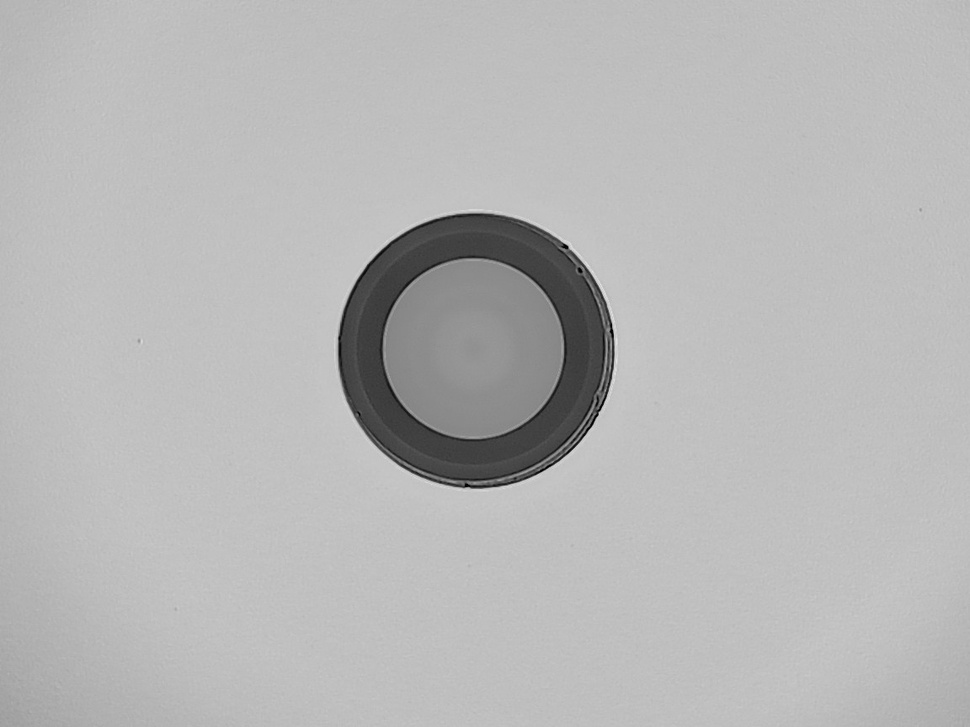
#> input picture current-process/old_version/image_batch/ima18.jpg, 970 x 727 px, shrunk from 1152 x 864 before the run
$ python -i circle_detection.py   (imports and definitions only)
#> lines starting #> are read from the running program, lines starting #| are printed output that depends on the picture; after the words box and inside, x2 and y2 are one past the last pixel; in counts of white or black regions, pixels touching at a corner belong together
#> further down, picture is the input picture: shape (727, 970, 3); min 0, max 229, mean 182.7
"""Detect and highlight circles in the image"""
import cv2
import numpy as np

def process_image(image: np.ndarray, min_radius: int = 10, max_radius: int = 0) -> np.ndarray:
    """
    Detect circles using Hough Circle Transform.

    Args:
        image: Input image
        min_radius: Minimum circle radius
        max_radius: Maximum circle radius (0 for no limit)

    Returns:
        Image with detected circles highlighted
    """
#> called with min_radius = 10, max_radius = 0
    if len(image.shape) == 3:
        gray = cv2.cvtColor(image, cv2.COLOR_BGR2GRAY)
        output = image.copy()
    else:
        gray = image
        output = cv2.cvtColor(image, cv2.COLOR_GRAY2BGR)

    # Blur to reduce noise
    blurred = cv2.GaussianBlur(gray, (5, 5), 0)

    # Detect circles
    circles = cv2.HoughCircles(
        blurred, cv2.HOUGH_GRADIENT, dp=1.2, minDist=50,
        param1=50, param2=30, minRadius=min_radius, maxRadius=max_radius
    )
#> circles = 19 rows, first 8: [477, 349.8, 137.2], [426.6, 341.4, 175.4], [461.4, 301.8, 176.4], [516.6, 382.2, 86.92], [453, 394.2, 89.2], [523.8, 329.4, 86.68], [519, 436.2, 41.92], [573, 407.4, 26.08]

    # Draw circles
    if circles is not None:
        circles = np.uint16(np.around(circles))
#> circles = 19 rows, first 8: [477, 350, 137], [427, 341, 175], [461, 302, 176], [517, 382, 87], [453, 394, 89], [524, 329, 87], [519, 436, 42], [573, 407, 26]
        for i in circles[0, :]:
            # Draw circle outline
            cv2.circle(output, (i[0], i[1]), i[2], (0, 255, 0), 2)
            # Draw center point
            cv2.circle(output, (i[0], i[1]), 2, (0, 0, 255), 3)
#> this loop made 19 passes
#> i on passes 1 to 12: [477, 350, 137], [427, 341, 175], [461, 302, 176], [517, 382, 87], [453, 394, 89], [524, 329, 87], [519, 436, 42], [573, 407, 26], [530, 279, 49], [713, 351, 107], [412, 291, 52], [394, 383, 51]
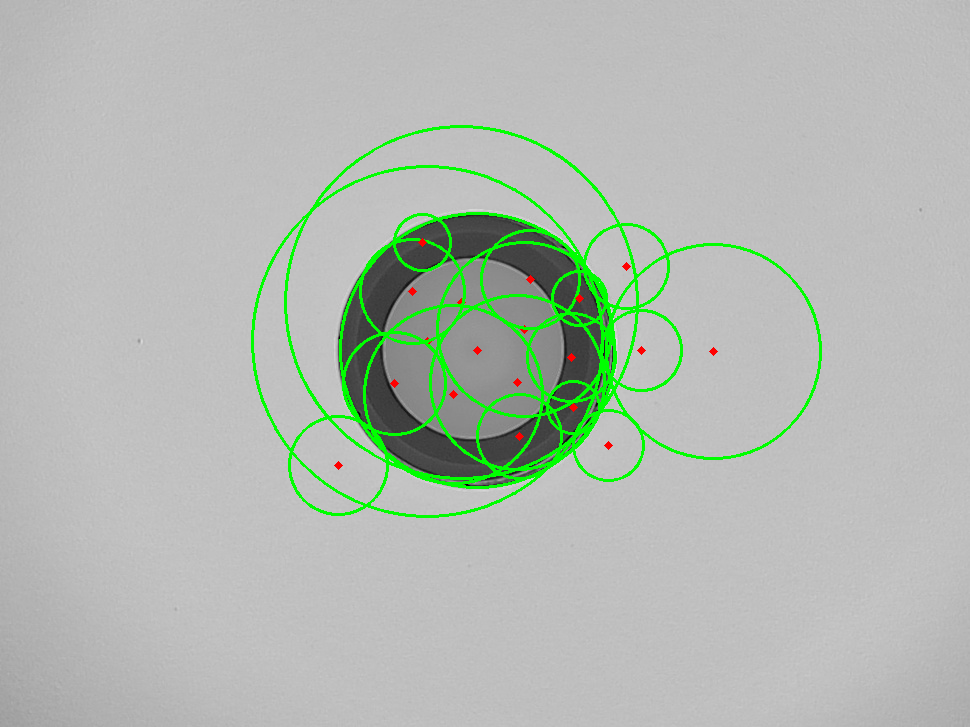
#> output: shape (727, 970, 3); 3.26% of pixels changed, all inside (x1, y1, x2, y2) = (251, 125, 822, 518)

    return output

>>> import cv2
>>> picture = cv2.imread('../../current-process/old_version/image_batch/ima18.jpg')
>>> result = process_image(picture)

$ run again, on current-process/old_version/image_batch/ima19.jpg
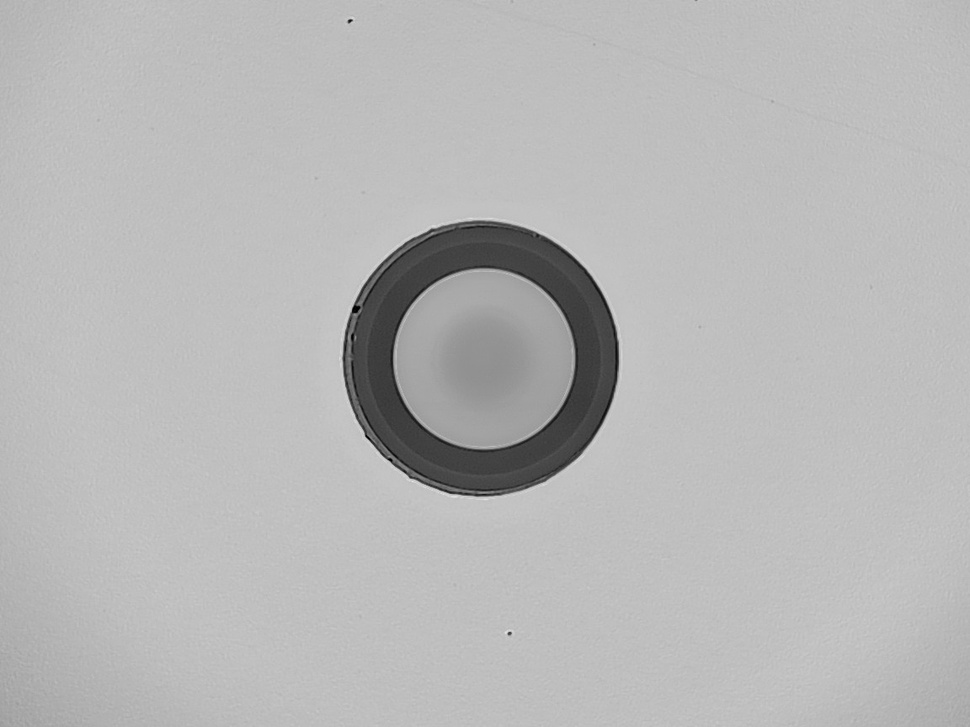
#> input picture current-process/old_version/image_batch/ima19.jpg, 970 x 727 px, shrunk from 1152 x 864 before the run
#> picture is the input picture: shape (727, 970, 3); min 0, max 232, mean 183
#> in process_image, `circles = cv2.HoughCircles( blurred, cv2.HOUGH_GRADIENT, dp=1.2, minDi..`: circles = 17 rows, first 8: [481.8, 358.2, 132.4], [445.8, 321, 87.4], [447, 394.2, 89.08], [516.6, 394.2, 87.28], [525, 331.8, 86.44], [407.4, 361.8, 65.2], [475.8, 436.2, 60.04], [426.6, 271.8, 37.24]
#> in process_image, `circles = np.uint16(np.around(circles))`: circles = 17 rows, first 8: [482, 358, 132], [446, 321, 87], [447, 394, 89], [517, 394, 87], [525, 332, 86], [407, 362, 65], [476, 436, 60], [427, 272, 37]
#> the loop in process_image, `for i in circles[0, :]:` made 17 passes
#> after the loop in process_image, `for i in circles[0, :]:`:
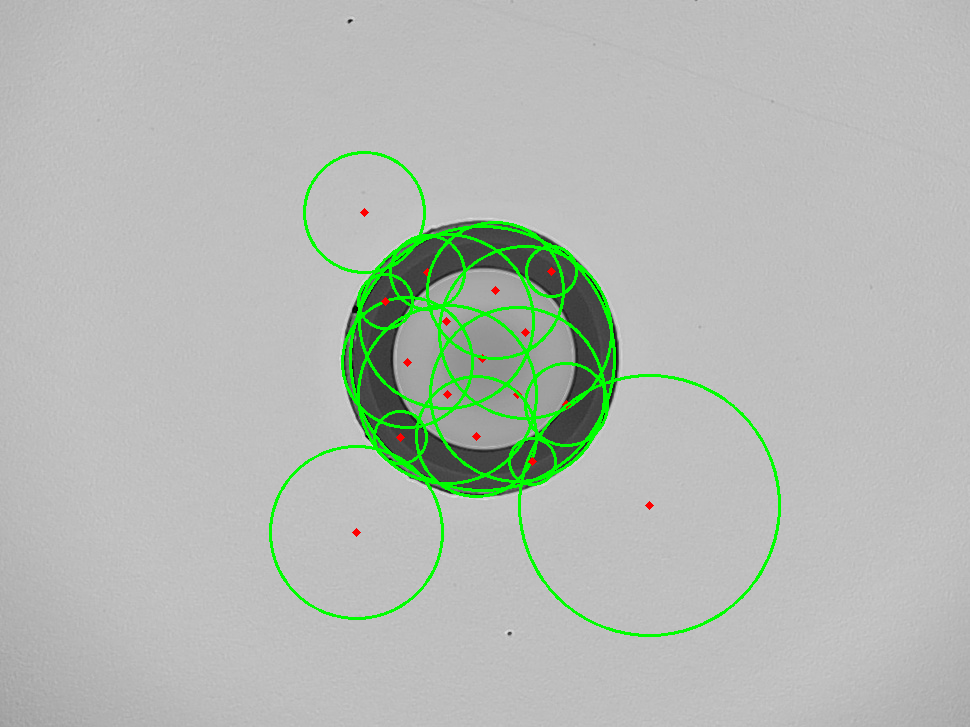
#> output: shape (727, 970, 3); 2.81% of pixels changed, all inside (x1, y1, x2, y2) = (269, 151, 781, 637)

$ run again, on current-process/old_version/image_batch/img35.jpg
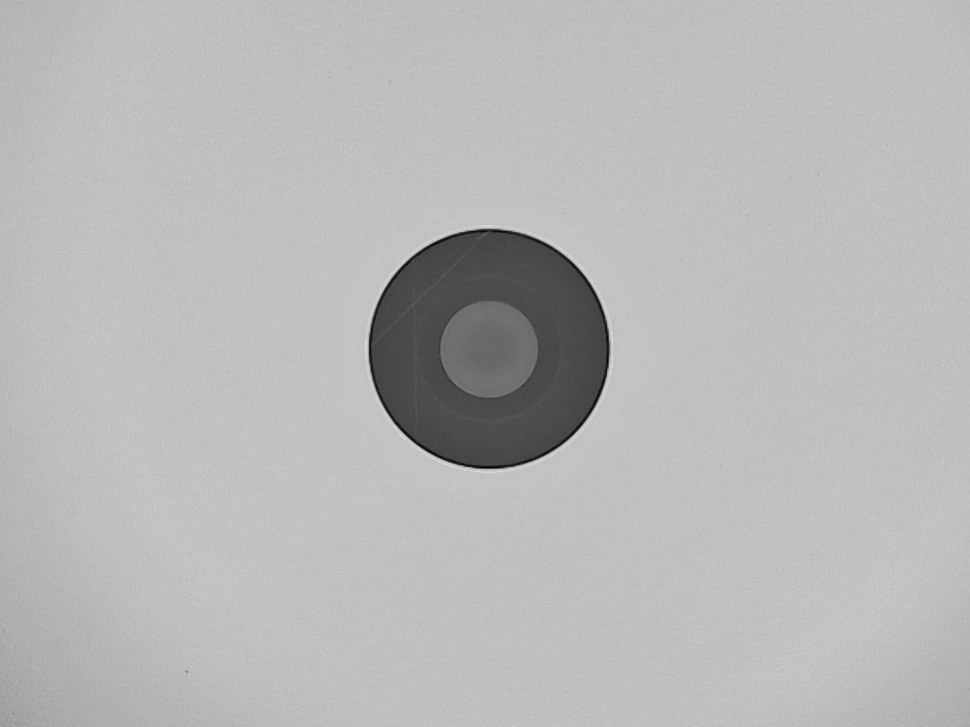
#> input picture current-process/old_version/image_batch/img35.jpg, 970 x 727 px, shrunk from 1152 x 864 before the run
#> picture is the input picture: shape (727, 970, 3); min 2, max 223, mean 183.8
#> in process_image, `circles = cv2.HoughCircles( blurred, cv2.HOUGH_GRADIENT, dp=1.2, minDi..`: circles = [[487.8, 348.6, 120], [460.2, 306.6, 70], [525, 387, 67.96], [517.8, 304.2, 67.72], [449.4, 384.6, 67.6]]
#> in process_image, `circles = np.uint16(np.around(circles))`: circles = [[488, 349, 120], [460, 307, 70], [525, 387, 68], [518, 304, 68], [449, 385, 68]]
#> the loop in process_image, `for i in circles[0, :]:` made 5 passes
#> after the loop in process_image, `for i in circles[0, :]:`:
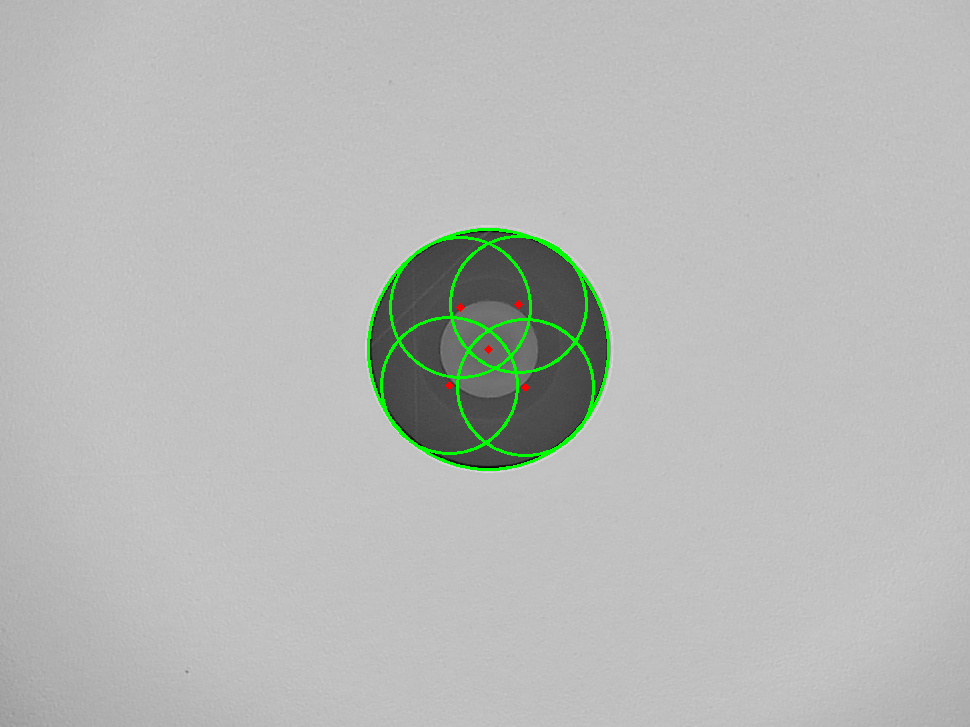
#> output: shape (727, 970, 3); 0.99% of pixels changed, all inside (x1, y1, x2, y2) = (367, 228, 610, 471)

$ run again, on current-process/old_version/image_batch/img38.jpg
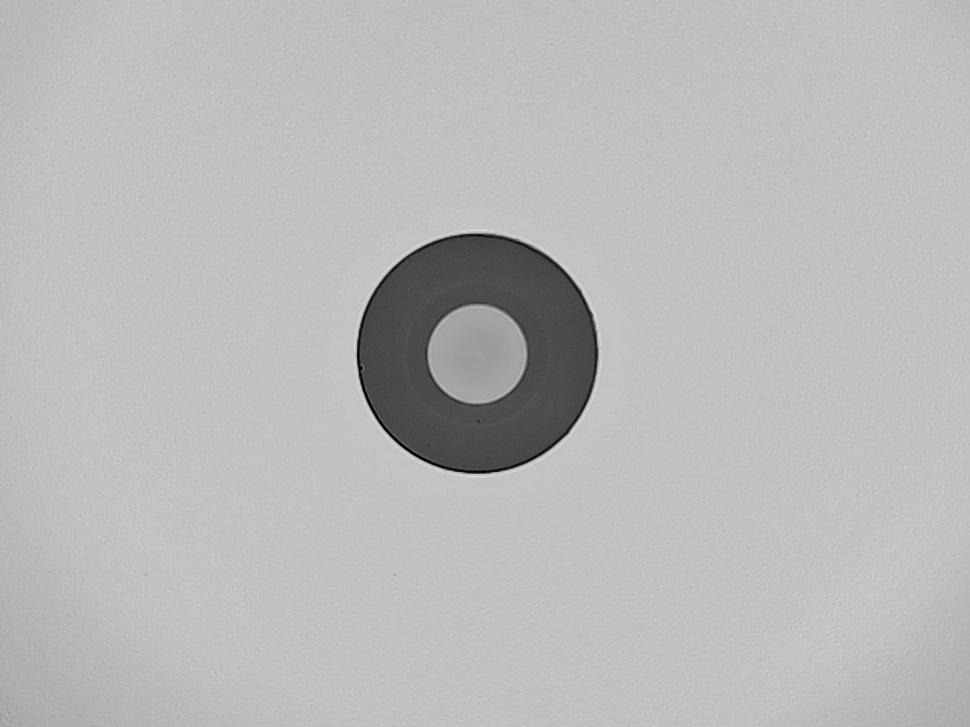
#> input picture current-process/old_version/image_batch/img38.jpg, 970 x 727 px, shrunk from 1152 x 864 before the run
#> picture is the input picture: shape (727, 970, 3); min 0, max 225, mean 185.2
#> in process_image, `circles = cv2.HoughCircles( blurred, cv2.HOUGH_GRADIENT, dp=1.2, minDi..`: circles = [[477, 353.4, 119.9], [432.6, 377.4, 70.24], [447, 310.2, 68.44], [513, 318.6, 71.44], [510.6, 394.2, 67.84]]
#> in process_image, `circles = np.uint16(np.around(circles))`: circles = [[477, 353, 120], [433, 377, 70], [447, 310, 68], [513, 319, 71], [511, 394, 68]]
#> the loop in process_image, `for i in circles[0, :]:` made 5 passes
#> after the loop in process_image, `for i in circles[0, :]:`:
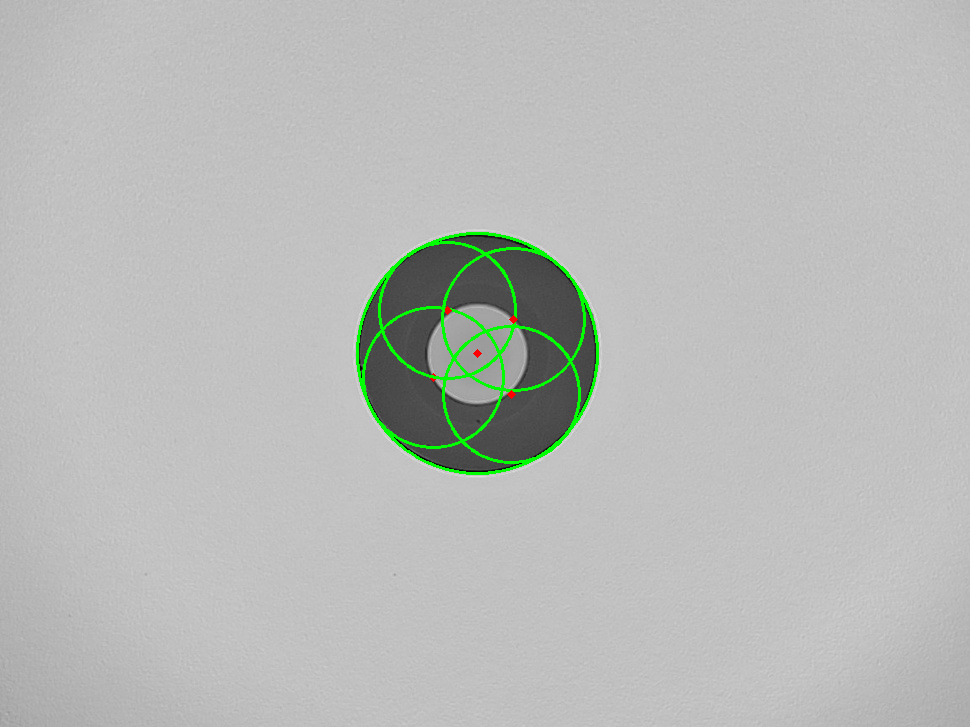
#> output: shape (727, 970, 3); 0.98% of pixels changed, all inside (x1, y1, x2, y2) = (356, 232, 599, 475)
